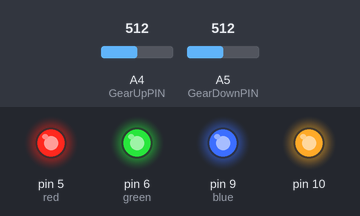
Recording of a sketch running on a simulated Arduino Uno, built with avr-gcc and run on an emulated ATmega328P. On the bench: output pins drawn as LEDs (lit = HIGH). The inputs (shaded band) are chosen by the test bench; at power-on: A4 (GearUpPIN) = 512, A5 (GearDownPIN) = 512.

Above: at 1.2 s.
1.3 s: A4 (GearUpPIN) set to 262
2.8 s: A4 (GearUpPIN) set to 232
At 3.1 s:
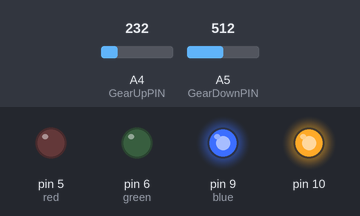
4.3 s: A5 (GearDownPIN) set to 252
5.8 s: A5 (GearDownPIN) set to 226
At 6.6 s:
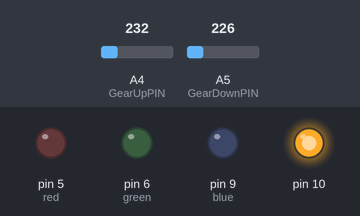
7.3 s: A4 (GearUpPIN) set to 306
At 7.7 s:
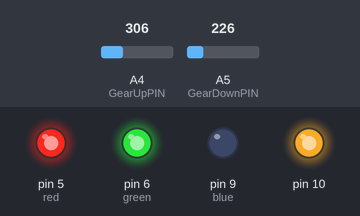
8.8 s: A4 (GearUpPIN) set to 122
At 10.0 s:
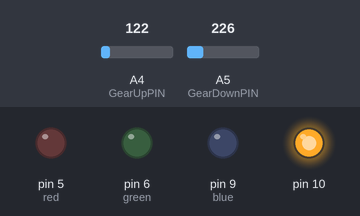
Timing chart, 0 to 11.3 s (numbered marks = the images above; inputs shaded):
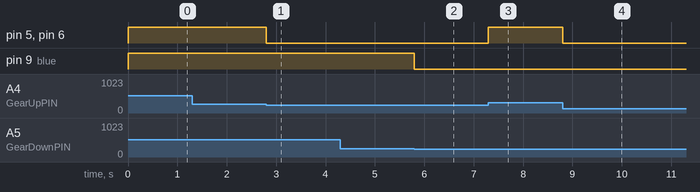

The sketch:

ACM_SteeringWheel_code.ino
```cpp
#include <SPI.h>
#include <mcp2515.h>
#include <stdint.h>     //library for aduino
#include <arduino.h>    //Standard arduino library.

MCP2515 mcp2515(7);
struct can_frame myMessage;

long timeStampGearPaddles = 0;
const uint8_t sant = 0xF0;
const uint8_t  tull = 0x0F;
const uint8_t  red = 5;
const uint8_t  green = 6;
const uint8_t  blue = 9;
const uint8_t  GearUpPIN = 18;
const uint8_t  GearDownPIN = 19;
uint8_t GearUpSignal = tull;
uint8_t GearDownSignal = tull;
int16_t GearUpMeasure = 0;
int16_t GearDownMeasure = 0;
const uint8_t terkeliknipe = 500;


void setup() {
pinMode(red, OUTPUT);
pinMode(green, OUTPUT);
pinMode(blue, OUTPUT);
pinMode(GearUpPIN, INPUT_PULLUP);
pinMode(GearDownPIN, INPUT_PULLUP);


  SPI.begin();
  mcp2515.reset();
  mcp2515.setBitrate(CAN_500KBPS);
  mcp2515.setNormalMode();

  myMessage.can_id = 0x14;
  myMessage.can_dlc = 1;
  myMessage.data[0] = sant;
  mcp2515.sendMessage(&myMessage);

}

void loop() {


// Lese CAN messages

  //Responds to pings
  if (myMessage.can_id == 0x19 && bitRead(myMessage.data[0],3) == 1)
  {
  myMessage.can_id = 0x14;
  myMessage.can_dlc = 1;
  myMessage.data[0] = sant;
  mcp2515.sendMessage(&myMessage);
  }


// Sjekke girhendler

GearUpMeasure   = analogRead(GearUpPIN);
GearDownMeasure = analogRead(GearDownPIN);


if ( GearUpMeasure < terkeliknipe)
{
  setLEDsREDGREEN(true);
  GearUpSignal = sant;
}
else
    {
  setLEDsREDGREEN(false);
  GearUpSignal = tull;
    }


if ( GearDownMeasure < terkeliknipe)
{
  setLEDsBLUE(true);
  GearDownSignal = sant;
}
else
  {
    setLEDsBLUE(false);
    GearDownSignal = tull;
  }


if(millis()-timeStampGearPaddles > 30)
{
  myMessage.can_id = 0x240;
  myMessage.can_dlc = 2;
  myMessage.data[0] = GearUpSignal;
  myMessage.data[1] = GearDownSignal;

  mcp2515.sendMessage(&myMessage);
  timeStampGearPaddles = millis();
}
}


//
void setLEDsREDGREEN(bool On)
{
  if (On)
  {
  digitalWrite(red, LOW);
  digitalWrite(green, LOW);

  }
  else
  {
  digitalWrite(red, HIGH);
  digitalWrite(green, HIGH);

  }
}

void setLEDsBLUE(bool Off)
{
  if (Off)
  {
  digitalWrite(blue, LOW);

  }
  else
  {
  digitalWrite(blue, HIGH);
  }
}
```

Measured:
- the behaviour switches between 244 and 243 on A4 (GearUpPIN) (found by bisection; images 0 and 1)
- the behaviour switches between 244 and 243 on A5 (GearDownPIN) (found by bisection; images 1 and 2)
- after the input at 1.3 s, every drawn part: stays the same
- after the input at 2.8 s, pin 5 (red), pin 6 (green): HIGH → LOW at once
- after the input at 4.3 s, every drawn part: stays the same
- after the input at 5.8 s, pin 9 (blue): HIGH → LOW at once
- after the input at 7.3 s, pin 5 (red), pin 6 (green): LOW → HIGH at once
- after the input at 8.8 s, pin 5 (red), pin 6 (green): HIGH → LOW at once
